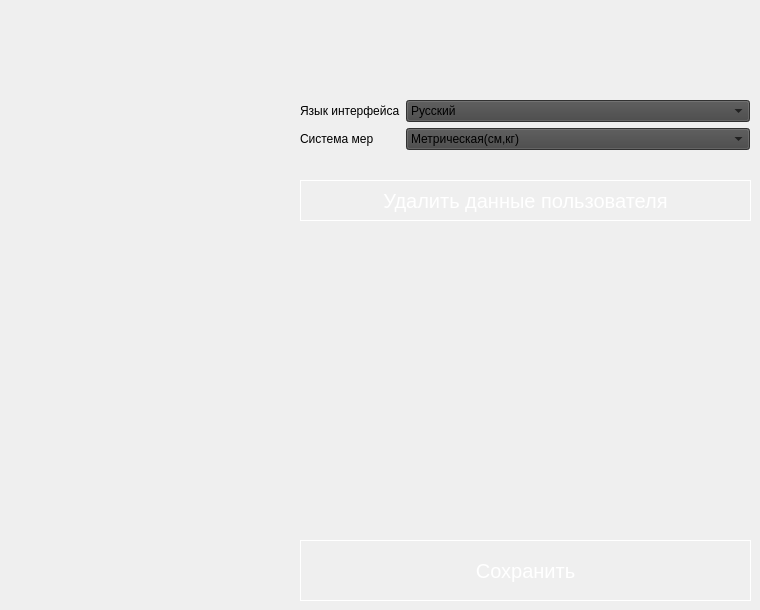
          <widget class="QWidget" name="page_6">
           <property name="styleSheet">
            <string notr="true"/>
           </property>
           <widget class="QWidget" name="formLayoutWidget_6">
            <property name="geometry">
             <rect>
              <x>300</x>
              <y>100</y>
              <width>450</width>
              <height>71</height>
             </rect>
            </property>
            <layout class="QFormLayout" name="formLayout_6">
             <item row="0" column="0">
              <widget class="QLabel" name="label_23">
               <property name="text">
                <string>Язык интерфейса</string>
               </property>
              </widget>
             </item>
             <item row="0" column="1">
              <widget class="QComboBox" name="comboBox_language">
               <property name="styleSheet">
                <string notr="true">background:#454545;</string>
               </property>
               <property name="currentIndex">
                <number>0</number>
               </property>
               <item>
                <property name="text">
                 <string>Русский</string>
                </property>
               </item>
               <item>
                <property name="text">
                 <string>English</string>
                </property>
               </item>
              </widget>
             </item>
             <item row="1" column="0">
              <widget class="QLabel" name="label_24">
               <property name="text">
                <string>Система мер</string>
               </property>
              </widget>
             </item>
             <item row="1" column="1">
              <widget class="QComboBox" name="comboBox_language_2">
               <property name="styleSheet">
                <string notr="true">background:#454545;</string>
               </property>
               <item>
                <property name="text">
                 <string>Метрическая(см,кг)</string>
                </property>
               </item>
               <item>
                <property name="text">
                 <string>Имперская(дюймы, фунты)</string>
                </property>
               </item>
              </widget>
             </item>
            </layout>
           </widget>
           <widget class="QPushButton" name="pushButton_settings">
            <property name="geometry">
             <rect>
              <x>300</x>
              <y>540</y>
              <width>451</width>
              <height>61</height>
             </rect>
            </property>
            <property name="styleSheet">
             <string notr="true">QPushButton {
border:1px solid #fff;
font-size:20px;
color:#fff;
}
QPushButton:hover {
	background-color: rgb(85, 170, 255);
}</string>
            </property>
            <property name="text">
             <string>Сохранить</string>
            </property>
           </widget>
           <widget class="QPushButton" name="pushButton_settings_delete">
            <property name="geometry">
             <rect>
              <x>300</x>
              <y>180</y>
              <width>451</width>
              <height>41</height>
             </rect>
            </property>
            <property name="styleSheet">
             <string notr="true">QPushButton {
border:1px solid #fff;
font-size:20px;
color:#fff;
}
QPushButton:hover {
	background-color: rgb(85, 170, 255);
}</string>
            </property>
            <property name="text">
             <string>Удалить данные пользователя</string>
            </property>
           </widget>
          </widget>
